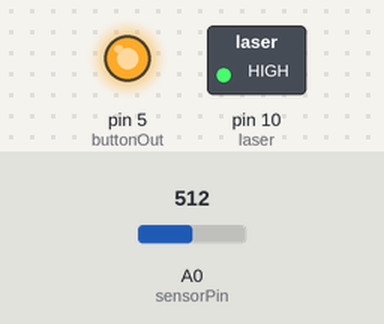
Bench run of a sketch on a simulated Arduino Uno, built with avr-gcc and run on an emulated ATmega328P. Parts: switched loads named in the sketch (green lamp = pin HIGH), output pins drawn as LEDs (lit = HIGH). The test bench sets the inputs (shaded band); at power-on: A0 (sensorPin) = 512. What the sketch prints to the serial monitor is not drawn.

Above: at 0.1 s.
Timing chart, 0 to 1.6 s (numbered marks = the images above):
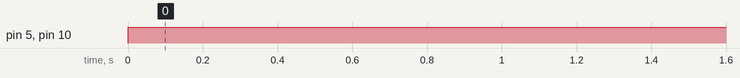

Measured:
- by itself, pin 5 (buttonOut), pin 10 (laser): LOW → HIGH at 0.00 s

The sketch:

lightsenscfg.ino
```cpp
int sensorPin = A0; // select the input pin for ldr
int sensorValue = 0; // variable to store the value coming from the sensor
int buttonIn = 6;
int buttonOut = 5;
int laser = 10;

void setup() {
  pinMode(buttonIn, INPUT);
    pinMode(buttonOut, OUTPUT);
    pinMode(laser, OUTPUT);
Serial.begin(9600); //sets serial port for communication
}
void loop() {
  digitalWrite(buttonOut, HIGH);
  digitalWrite(laser, HIGH);

sensorValue = analogRead(sensorPin); // read the value from the sensor
Serial.println(sensorValue); //prints the values coming from the sensor on the screen

if (buttonIn = HIGH)
{
  //grab sensor values and store it somehow to the arduino...
}

//delay(1000);
}
```
